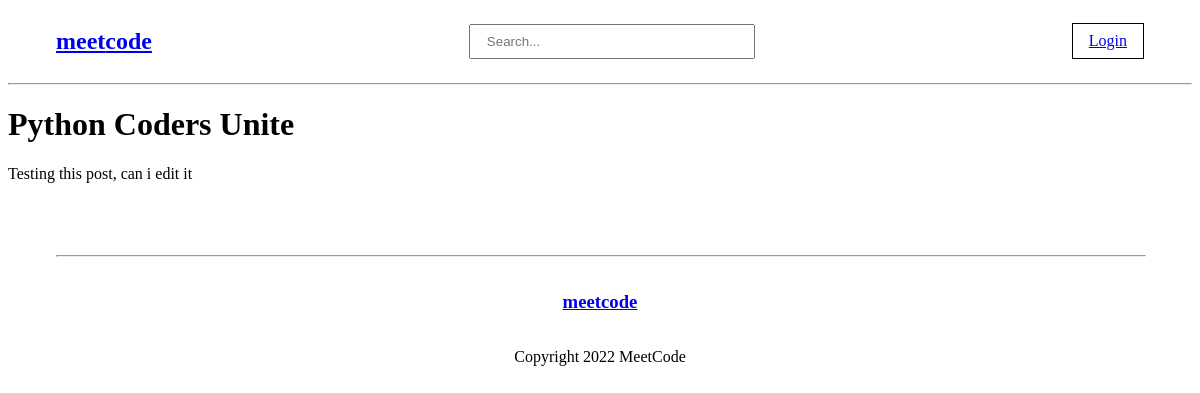
Screenshot of /board/8 with the database file from the repository.
### base/models.py (models this page shows, shortened)
class Board(models.Model):
    author = models.ForeignKey(User, on_delete=models.SET_NULL, null=True)
    category = models.ForeignKey(Category, on_delete=models.SET_NULL, null=True)
    city = models.CharField(max_length=30, null=True, blank=True)
    state = models.CharField(max_length=2, null=True, blank=True)
    name = models.CharField(max_length=200)
    description = models.TextField(null=True, blank=True)
    updated = models.DateTimeField(auto_now=True)
    created = models.DateTimeField(auto_now_add=True)
    class Meta:
        ordering = ['-updated', '-created']

### base/views.py (the view)
# urls.py: path("board/<str:pk>", views.board, name="board"),
def board(request, pk):
    board = Board.objects.get(id=pk)
    context = {'board': board}
    return render(request, 'base/board.html', context)

### base/templates/base/board.html
{% extends 'layout.html' %}
{% block content %}
<h1>{{board.name}}</h1>
<p>
    {{board.description}}
</p>
{% endblock %}

### rows the page displays
Board: name "Python Coders Unite", description "Testing this post, can i edit it"
